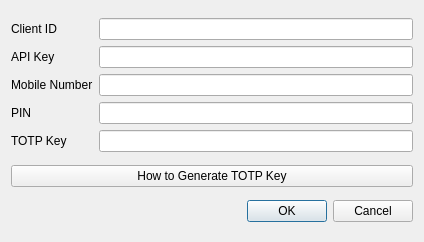
<?xml version="1.0" encoding="UTF-8"?>
<ui version="4.0">
 <class>Dialog</class>
 <widget class="QDialog" name="Dialog">
  <property name="geometry">
   <rect>
    <x>0</x>
    <y>0</y>
    <width>424</width>
    <height>242</height>
   </rect>
  </property>
  <property name="windowTitle">
   <string>Dialog</string>
  </property>
  <layout class="QGridLayout" name="gridLayout">
   <item row="2" column="0">
    <widget class="QDialogButtonBox" name="buttonBox">
     <property name="orientation">
      <enum>Qt::Horizontal</enum>
     </property>
     <property name="standardButtons">
      <set>QDialogButtonBox::Cancel|QDialogButtonBox::Ok</set>
     </property>
    </widget>
   </item>
   <item row="0" column="0">
    <layout class="QGridLayout" name="gridLayout_2">
     <item row="1" column="1">
      <widget class="QLineEdit" name="api_key_line"/>
     </item>
     <item row="2" column="1">
      <widget class="QLineEdit" name="mobile_no_line"/>
     </item>
     <item row="4" column="1">
      <widget class="QLineEdit" name="totp_key_line"/>
     </item>
     <item row="0" column="1">
      <widget class="QLineEdit" name="client_id_line"/>
     </item>
     <item row="0" column="0">
      <widget class="QLabel" name="label_6">
       <property name="text">
        <string>Client ID</string>
       </property>
      </widget>
     </item>
     <item row="2" column="0">
      <widget class="QLabel" name="label">
       <property name="text">
        <string>Mobile Number</string>
       </property>
      </widget>
     </item>
     <item row="1" column="0">
      <widget class="QLabel" name="label_4">
       <property name="text">
        <string>API Key</string>
       </property>
      </widget>
     </item>
     <item row="3" column="0">
      <widget class="QLabel" name="label_2">
       <property name="text">
        <string>PIN</string>
       </property>
      </widget>
     </item>
     <item row="4" column="0">
      <widget class="QLabel" name="label_3">
       <property name="text">
        <string>TOTP Key</string>
       </property>
      </widget>
     </item>
     <item row="3" column="1">
      <widget class="QLineEdit" name="mpin_line"/>
     </item>
    </layout>
   </item>
   <item row="1" column="0">
    <widget class="QPushButton" name="how_to_button">
     <property name="text">
      <string>How to Generate TOTP Key</string>
     </property>
    </widget>
   </item>
  </layout>
 </widget>
 <tabstops>
  <tabstop>client_id_line</tabstop>
  <tabstop>api_key_line</tabstop>
  <tabstop>mobile_no_line</tabstop>
  <tabstop>mpin_line</tabstop>
  <tabstop>totp_key_line</tabstop>
 </tabstops>
 <resources/>
 <connections>
  <connection>
   <sender>buttonBox</sender>
   <signal>accepted()</signal>
   <receiver>Dialog</receiver>
   <slot>accept()</slot>
   <hints>
    <hint type="sourcelabel">
     <x>248</x>
     <y>254</y>
    </hint>
    <hint type="destinationlabel">
     <x>157</x>
     <y>274</y>
    </hint>
   </hints>
  </connection>
  <connection>
   <sender>buttonBox</sender>
   <signal>rejected()</signal>
   <receiver>Dialog</receiver>
   <slot>reject()</slot>
   <hints>
    <hint type="sourcelabel">
     <x>316</x>
     <y>260</y>
    </hint>
    <hint type="destinationlabel">
     <x>286</x>
     <y>274</y>
    </hint>
   </hints>
  </connection>
 </connections>
</ui>
